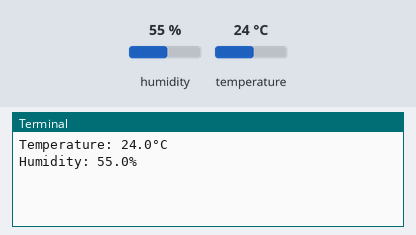
The program below on a simulated Raspberry Pi (BCM pin numbers). Shown: the last lines printed to the terminal. The test bench sets the inputs (shaded band); at power-on: humidity 55 %, temperature 24 °C.

Above: at 1.2 s.
1.3 s: humidity set to 22 %
At 3.9 s:
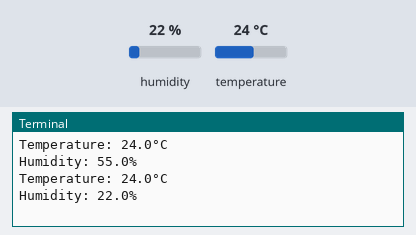
4.7 s: temperature set to 12 °C
At 6.7 s:
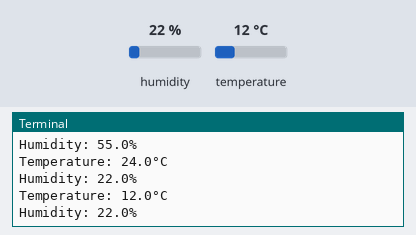
8.1 s: humidity set to 40 %
At 9.5 s:
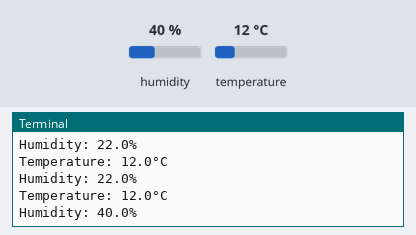
Timing chart, 0 to 11.1 s (numbered marks = the images above; inputs shaded):
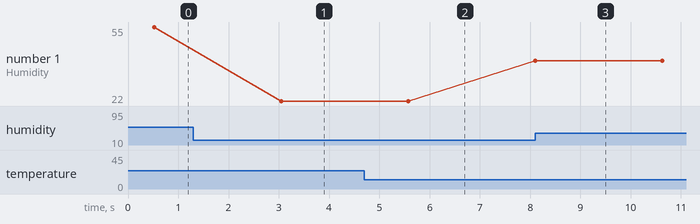

The program:

raspberry-pi.py
```python
# Import necessary libraries
import Adafruit_DHT
import time

# Define sensor type and pin
sensor = Adafruit_DHT.DHT22
pin = 4  # GPIO04

while True:
    try:
        # Attempt to read humidity and temperature data from the sensor
        humidity, temperature = Adafruit_DHT.read_retry(sensor, pin)

        # Check if the data is valid
        if humidity is not None and temperature is not None:
            # Display temperature and humidity on the terminal
            print('Temperature: {0:.1f}°C'.format(temperature))
            print('Humidity: {0:.1f}%'.format(humidity))
        else:
            # Display an error message if data retrieval fails
            print('Failed to retrieve data. Check sensor connection.')

        # Wait for 2 seconds before reading sensor data again
        time.sleep(2)

    except KeyboardInterrupt:
        # Exit the program when KeyboardInterrupt (Ctrl+C) is detected
        print('\nProgram terminated by user.')
        break
```

Measured:
- after the input at 1.3 s, the terminal: prints a new line after 1.8 s (image 1)
- after the input at 4.7 s, the terminal: prints a new line after 0.88 s (image 2)
- after the input at 8.1 s, the terminal: prints a new line at once (image 3)
- plotted number 1: 55 → 22 after the input at 1.3 s, 22 → 40 after the input at 8.1 s
